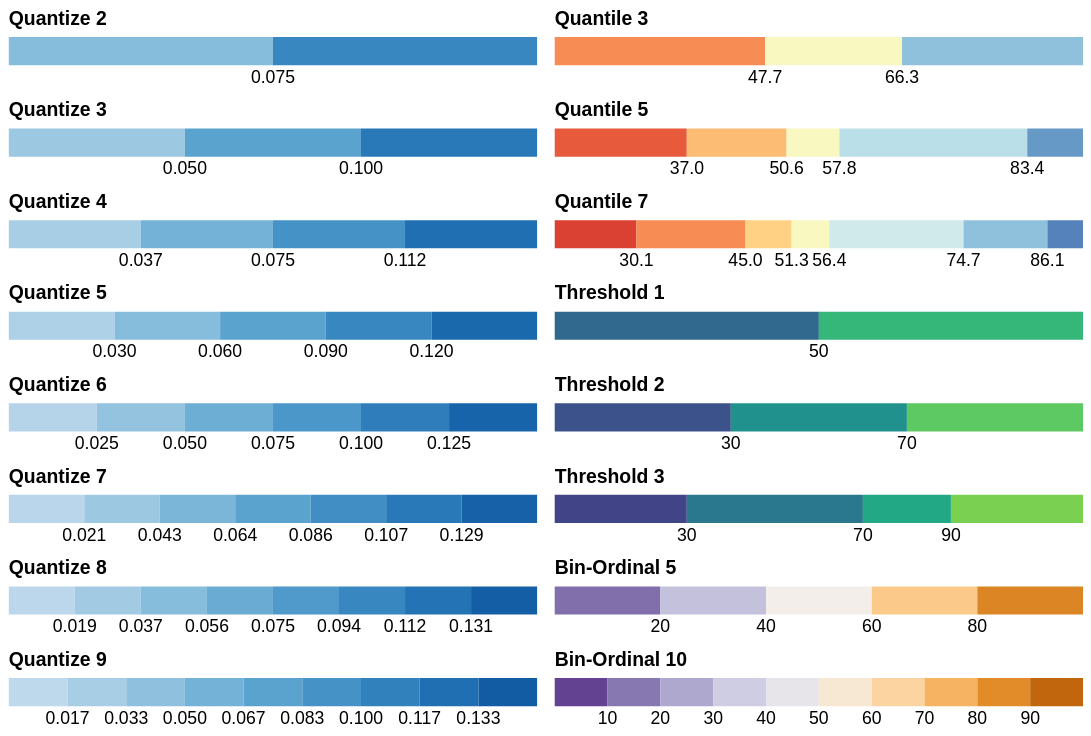

Write a Vega-Lite specification for this figure.
### Vega specification from a JSON file in a GitHub repository (floating-point values rounded to 4 significant figures)
{"$schema": "https://vega.github.io/schema/vega/v5.json", "padding": 5, "config": {"legend": {"offset": 5, "gradientDirection": "horizontal", "gradientLength": 300, "gradientWidth": 15}}, "data": [{"name": "source", "values": [{"a": "A", "b": 28}, {"a": "B", "b": 59}, {"a": "C", "b": 43}, {"a": "D", "b": 91}, {"a": "E", "b": 81}, {"a": "F", "b": 53}, {"a": "G", "b": 19}, {"a": "H", "b": 87}, {"a": "I", "b": 50}]}, {"name": "binned", "values": [{"v": 28}, {"v": 55}, {"v": 43}, {"v": 91}, {"v": 34}, {"v": 81}, {"v": 53}, {"v": 19}, {"v": 87}, {"v": 38}, {"v": 52}, {"v": 48}, {"v": 24}, {"v": 49}, {"v": 87}, {"v": 66}, {"v": 17}, {"v": 27}, {"v": 68}, {"v": 12}, {"v": 49}, {"v": 4}], "transform": [{"type": "extent", "field": "v", "signal": "extent"}, {"type": "bin", "maxbins": 5, "signal": "bins5", "field": "v", "extent": {"signal": "extent"}}, {"type": "bin", "maxbins": 10, "signal": "bins10", "field": "v", "extent": {"signal": "extent"}}]}], "scales": [{"name": "qua2", "type": "quantize", "domain": [0, 0.15], "range": {"scheme": "blues", "count": 2}}, {"name": "qua3", "type": "quantize", "domain": [0, 0.15], "range": {"scheme": "blues", "count": 3}}, {"name": "qua4", "type": "quantize", "domain": [0, 0.15], "range": {"scheme": "blues", "count": 4}}, {"name": "qua5", "type": "quantize", "domain": [0, 0.15], "range": {"scheme": "blues", "count": 5}}, {"name": "qua6", "type": "quantize", "domain": [0, 0.15], "range": {"scheme": "blues", "count": 6}}, {"name": "qua7", "type": "quantize", "domain": [0, 0.15], "range": {"scheme": "blues", "count": 7}}, {"name": "qua8", "type": "quantize", "domain": [0, 0.15], "range": {"scheme": "blues", "count": 8}}, {"name": "qua9", "type": "quantize", "domain": [0, 0.15], "range": {"scheme": "blues", "count": 9}}, {"name": "tile3", "type": "quantile", "range": {"scheme": "redyellowblue", "count": 3}, "domain": {"data": "source", "field": "b"}}, {"name": "tile5", "type": "quantile", "range": {"scheme": "redyellowblue", "count": 5}, "domain": {"data": "source", "field": "b"}}, {"name": "tile7", "type": "quantile", "range": {"scheme": "redyellowblue", "count": 7}, "domain": {"data": "source", "field": "b"}}, {"name": "thresh1", "type": "threshold", "range": {"scheme": "viridis"}, "domain": [50]}, {"name": "thresh2", "type": "threshold", "range": {"scheme": "viridis"}, "domain": [30, 70]}, {"name": "thresh3", "type": "threshold", "range": {"scheme": "viridis"}, "domain": [30, 70, 90]}, {"name": "bins5", "type": "bin-ordinal", "range": {"scheme": "purpleorange"}, "bins": {"signal": "bins5"}}, {"name": "bins10", "type": "bin-ordinal", "range": {"scheme": "purpleorange"}, "bins": {"signal": "bins10"}}], "legends": [{"orient": "left", "type": "gradient", "fill": "qua2", "title": "Quantize 2"}, {"orient": "left", "type": "gradient", "fill": "qua3", "title": "Quantize 3"}, {"orient": "left", "type": "gradient", "fill": "qua4", "title": "Quantize 4"}, {"orient": "left", "type": "gradient", "fill": "qua5", "title": "Quantize 5"}, {"orient": "left", "type": "gradient", "fill": "qua6", "title": "Quantize 6"}, {"orient": "left", "type": "gradient", "fill": "qua7", "title": "Quantize 7"}, {"orient": "left", "type": "gradient", "fill": "qua8", "title": "Quantize 8"}, {"orient": "left", "type": "gradient", "fill": "qua9", "title": "Quantize 9"}, {"orient": "right", "type": "gradient", "fill": "tile3", "title": "Quantile 3"}, {"orient": "right", "type": "gradient", "fill": "tile5", "title": "Quantile 5"}, {"orient": "right", "type": "gradient", "fill": "tile7", "title": "Quantile 7"}, {"orient": "right", "type": "gradient", "fill": "thresh1", "title": "Threshold 1"}, {"orient": "right", "type": "gradient", "fill": "thresh2", "title": "Threshold 2"}, {"orient": "right", "type": "gradient", "fill": "thresh3", "title": "Threshold 3"}, {"orient": "right", "type": "gradient", "fill": "bins5", "title": "Bin-Ordinal 5"}, {"orient": "right", "type": "gradient", "fill": "bins10", "title": "Bin-Ordinal 10"}]}
